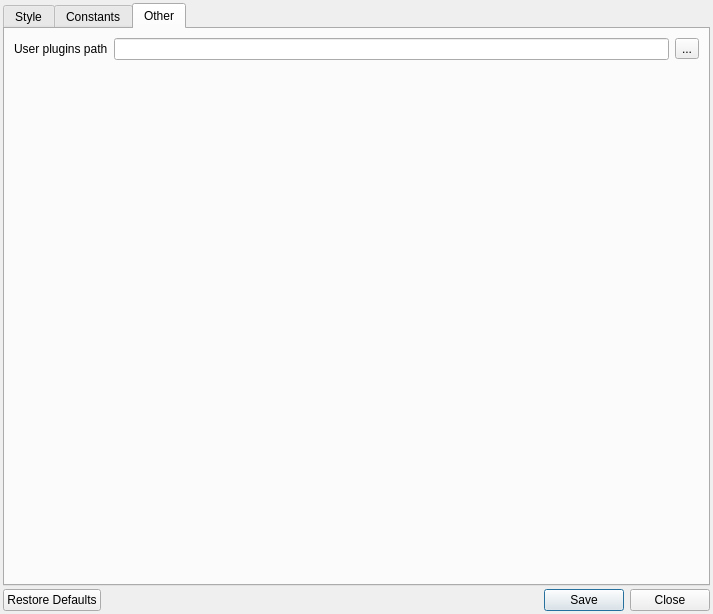
<?xml version="1.0" encoding="UTF-8"?>
<ui version="4.0">
 <class>PreferencesDialog</class>
 <widget class="QDialog" name="PreferencesDialog">
  <property name="geometry">
   <rect>
    <x>0</x>
    <y>0</y>
    <width>713</width>
    <height>614</height>
   </rect>
  </property>
  <property name="windowTitle">
   <string>Preferences</string>
  </property>
  <layout class="QVBoxLayout" name="verticalLayout">
   <property name="spacing">
    <number>3</number>
   </property>
   <property name="leftMargin">
    <number>3</number>
   </property>
   <property name="topMargin">
    <number>3</number>
   </property>
   <property name="rightMargin">
    <number>3</number>
   </property>
   <property name="bottomMargin">
    <number>3</number>
   </property>
   <item>
    <widget class="QTabWidget" name="tabWidget">
     <property name="currentIndex">
      <number>2</number>
     </property>
     <widget class="QWidget" name="styleTab">
      <attribute name="title">
       <string>Style</string>
      </attribute>
      <layout class="QVBoxLayout" name="verticalLayout_2">
       <item>
        <widget class="QGroupBox" name="groupBox">
         <property name="title">
          <string>Fonts</string>
         </property>
         <layout class="QFormLayout" name="formLayout">
          <item row="0" column="0">
           <widget class="QLabel" name="label">
            <property name="text">
             <string>Axis</string>
            </property>
           </widget>
          </item>
          <item row="1" column="0">
           <widget class="QLabel" name="label_3">
            <property name="text">
             <string>Tick</string>
            </property>
           </widget>
          </item>
          <item row="2" column="0">
           <widget class="QLabel" name="label_4">
            <property name="text">
             <string>Legend</string>
            </property>
           </widget>
          </item>
          <item row="3" column="0">
           <widget class="QLabel" name="label_5">
            <property name="text">
             <string>Annotations</string>
            </property>
           </widget>
          </item>
          <item row="0" column="1">
           <layout class="QHBoxLayout" name="horizontalLayout">
            <item>
             <widget class="QLabel" name="axisLabel">
              <property name="text">
               <string>Test text</string>
              </property>
             </widget>
            </item>
            <item>
             <widget class="QToolButton" name="axisFontButton">
              <property name="text">
               <string>Font</string>
              </property>
             </widget>
            </item>
            <item>
             <widget class="QToolButton" name="axisColorButton">
              <property name="text">
               <string>Color</string>
              </property>
             </widget>
            </item>
           </layout>
          </item>
          <item row="1" column="1">
           <layout class="QHBoxLayout" name="horizontalLayout_2">
            <item>
             <widget class="QLabel" name="tickLabel">
              <property name="text">
               <string>Test text</string>
              </property>
             </widget>
            </item>
            <item>
             <widget class="QToolButton" name="tickFontButton">
              <property name="text">
               <string>Font</string>
              </property>
             </widget>
            </item>
            <item>
             <widget class="QToolButton" name="tickColorButton">
              <property name="text">
               <string>Color</string>
              </property>
             </widget>
            </item>
           </layout>
          </item>
          <item row="3" column="1">
           <layout class="QHBoxLayout" name="horizontalLayout_3">
            <item>
             <widget class="QLabel" name="annLabel">
              <property name="text">
               <string>Test text</string>
              </property>
             </widget>
            </item>
            <item>
             <widget class="QToolButton" name="annFontButton">
              <property name="text">
               <string>Font</string>
              </property>
             </widget>
            </item>
            <item>
             <widget class="QToolButton" name="annColorButton">
              <property name="text">
               <string>Color</string>
              </property>
             </widget>
            </item>
           </layout>
          </item>
          <item row="2" column="1">
           <layout class="QHBoxLayout" name="horizontalLayout_4">
            <item>
             <widget class="QLabel" name="legendLabel">
              <property name="text">
               <string>Test text</string>
              </property>
             </widget>
            </item>
            <item>
             <widget class="QToolButton" name="legendFontButton">
              <property name="text">
               <string>Font</string>
              </property>
             </widget>
            </item>
            <item>
             <widget class="QToolButton" name="legendColorButton">
              <property name="text">
               <string>Color</string>
              </property>
             </widget>
            </item>
           </layout>
          </item>
         </layout>
        </widget>
       </item>
       <item>
        <widget class="QGroupBox" name="groupBox_2">
         <property name="title">
          <string>Colors</string>
         </property>
         <layout class="QGridLayout" name="gridLayout" columnstretch="1,1,1,1">
          <item row="1" column="0">
           <widget class="QLabel" name="label_8">
            <property name="text">
             <string>Primary</string>
            </property>
           </widget>
          </item>
          <item row="1" column="3">
           <widget class="QToolButton" name="toolButton_2">
            <property name="text">
             <string>...</string>
            </property>
           </widget>
          </item>
          <item row="0" column="0">
           <widget class="QLabel" name="label_2">
            <property name="text">
             <string>Name</string>
            </property>
           </widget>
          </item>
          <item row="2" column="0">
           <widget class="QLabel" name="label_9">
            <property name="text">
             <string>Secondary</string>
            </property>
           </widget>
          </item>
          <item row="0" column="1">
           <widget class="QLabel" name="label_6">
            <property name="text">
             <string>Pen</string>
            </property>
           </widget>
          </item>
          <item row="1" column="1">
           <widget class="QToolButton" name="toolButton">
            <property name="text">
             <string>...</string>
            </property>
           </widget>
          </item>
          <item row="0" column="3">
           <widget class="QLabel" name="label_7">
            <property name="text">
             <string>Brush</string>
            </property>
           </widget>
          </item>
          <item row="3" column="0">
           <widget class="QLabel" name="label_10">
            <property name="text">
             <string>Tertiary</string>
            </property>
           </widget>
          </item>
          <item row="2" column="1">
           <widget class="QToolButton" name="toolButton_3">
            <property name="text">
             <string>...</string>
            </property>
           </widget>
          </item>
          <item row="2" column="3">
           <widget class="QToolButton" name="toolButton_4">
            <property name="text">
             <string>...</string>
            </property>
           </widget>
          </item>
          <item row="3" column="1">
           <widget class="QToolButton" name="toolButton_5">
            <property name="text">
             <string>...</string>
            </property>
           </widget>
          </item>
          <item row="3" column="3">
           <widget class="QToolButton" name="toolButton_6">
            <property name="text">
             <string>...</string>
            </property>
           </widget>
          </item>
         </layout>
        </widget>
       </item>
       <item>
        <widget class="QGroupBox" name="groupBox_3">
         <property name="title">
          <string>Other</string>
         </property>
         <layout class="QFormLayout" name="formLayout_2">
          <item row="0" column="0">
           <widget class="QLabel" name="label_11">
            <property name="text">
             <string>Aspect ratio</string>
            </property>
           </widget>
          </item>
          <item row="0" column="1">
           <widget class="QDoubleSpinBox" name="arSpinBox"/>
          </item>
         </layout>
        </widget>
       </item>
       <item>
        <spacer name="verticalSpacer">
         <property name="orientation">
          <enum>Qt::Vertical</enum>
         </property>
         <property name="sizeHint" stdset="0">
          <size>
           <width>20</width>
           <height>40</height>
          </size>
         </property>
        </spacer>
       </item>
      </layout>
     </widget>
     <widget class="QWidget" name="constantsTab">
      <attribute name="title">
       <string>Constants</string>
      </attribute>
      <layout class="QVBoxLayout" name="verticalLayout_3">
       <item>
        <widget class="QTableWidget" name="constantsTable"/>
       </item>
      </layout>
     </widget>
     <widget class="QWidget" name="otherTab">
      <attribute name="title">
       <string>Other</string>
      </attribute>
      <layout class="QFormLayout" name="formLayout_3">
       <item row="0" column="0">
        <widget class="QLabel" name="label_12">
         <property name="text">
          <string>User plugins path</string>
         </property>
        </widget>
       </item>
       <item row="0" column="1">
        <layout class="QHBoxLayout" name="horizontalLayout_5">
         <item>
          <widget class="QLineEdit" name="pluginsPathLineEdit"/>
         </item>
         <item>
          <widget class="QToolButton" name="pluginsPathButton">
           <property name="text">
            <string>...</string>
           </property>
          </widget>
         </item>
        </layout>
       </item>
      </layout>
     </widget>
    </widget>
   </item>
   <item>
    <widget class="QDialogButtonBox" name="buttonBox">
     <property name="orientation">
      <enum>Qt::Horizontal</enum>
     </property>
     <property name="standardButtons">
      <set>QDialogButtonBox::Close|QDialogButtonBox::RestoreDefaults|QDialogButtonBox::Save</set>
     </property>
    </widget>
   </item>
  </layout>
 </widget>
 <resources/>
 <connections>
  <connection>
   <sender>buttonBox</sender>
   <signal>accepted()</signal>
   <receiver>PreferencesDialog</receiver>
   <slot>accept()</slot>
   <hints>
    <hint type="sourcelabel">
     <x>248</x>
     <y>254</y>
    </hint>
    <hint type="destinationlabel">
     <x>157</x>
     <y>274</y>
    </hint>
   </hints>
  </connection>
  <connection>
   <sender>buttonBox</sender>
   <signal>rejected()</signal>
   <receiver>PreferencesDialog</receiver>
   <slot>reject()</slot>
   <hints>
    <hint type="sourcelabel">
     <x>316</x>
     <y>260</y>
    </hint>
    <hint type="destinationlabel">
     <x>286</x>
     <y>274</y>
    </hint>
   </hints>
  </connection>
 </connections>
</ui>
